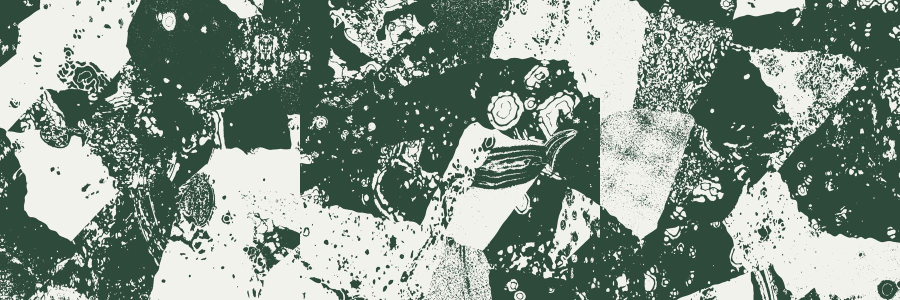
#> input picture creative-code/camo/sheet.jpg, 1800 x 600 px, given as the content of the folder /home/claude/merch/micro, which was not available (shown at 1/2 size)
$ python camo.py
#> lines starting #> are read from the running program, lines starting #| are printed output that depends on the picture; after the words box and inside, x2 and y2 are one past the last pixel; in counts of white or black regions, pixels touching at a corner belong together
import numpy as np, cv2, glob, random
from PIL import Image
M='/home/claude/merch/micro/'
fs=[f for f in glob.glob(M+'*.jpg')]
def lines(f, s):
#> called with f = '_only/sheet.jpg', s = 0.923
    g=cv2.imread(f,0).astype(np.float32)
#> g: shape (600, 1800) float32; min 11, max 255, mean 141.5
    g=cv2.resize(g,None,fx=s,fy=s,interpolation=cv2.INTER_AREA)
#> g: shape (554, 1662) float32
    bg=cv2.GaussianBlur(g,(0,0),25)
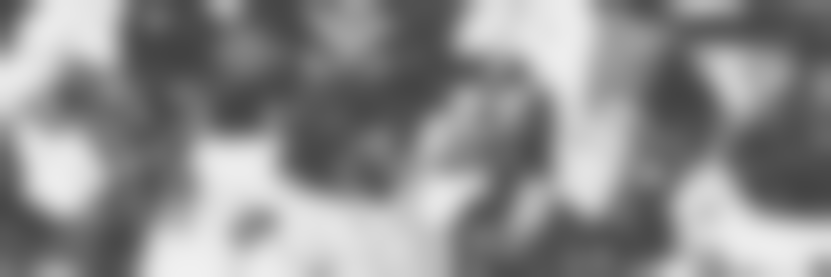
#> bg: shape (554, 1662) float32 (shown at 1/2 size); min 66.03, max 240.6, mean 141.5
    d=np.abs(g-bg)
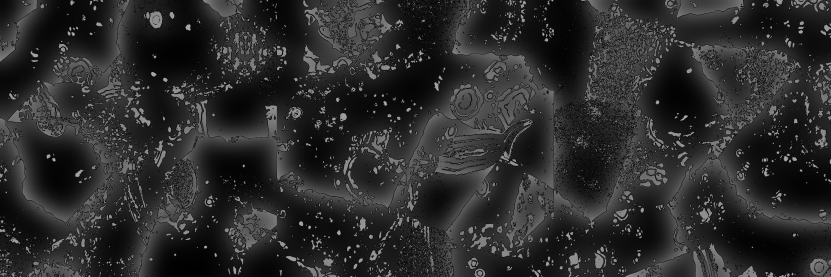
#> d: shape (554, 1662) float32 (shown at 1/2 size); min 0.00016, max 191.5, mean 44.8
    d=cv2.GaussianBlur(d,(0,0),1.2)
    t=np.percentile(d,84)
#> t = 72.28
    return (d>t)
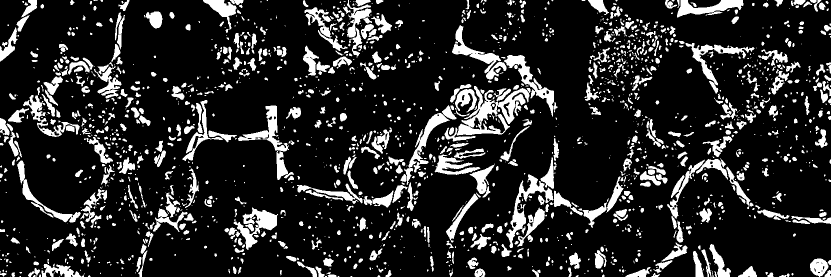
#> returned value: shape (554, 1662) bool (shown at 1/2 size); 16% white; 1874 white regions (1009 under 20 px), largest, box (x1, y1, x2, y2) and area: (889, 172, 1059, 283) 5559, (1012, 349, 1107, 496) 2918, (467, 415, 556, 500) 2754
def make(W,H,seed,green=(46,74,58),white=(242,242,236)):
    rnd=random.Random(seed)
    out=np.zeros((H,W),bool)
    # big hand-cut shards: random polygons, each filled with a rotated micrograph texture
    n=26
    pts=np.array([[rnd.uniform(-.1,1.1)*W,rnd.uniform(-.1,1.1)*H] for _ in range(n)])
    yy,xx=np.mgrid[0:H,0:W]
    dist=np.stack([(xx-p[0])**2+(yy-p[1])**2 for p in pts]); lab=dist.argmin(0)
    # rough the borders
    noise=cv2.GaussianBlur(np.random.RandomState(seed).randn(H//8,W//8).astype(np.float32),(0,0),2)
    noise=cv2.resize(noise,(W,H))*40
    lab=np.stack([(xx+noise-p[0])**2+(yy-noise-p[1])**2 for p in pts]).argmin(0)
    for i in range(n):
        f=rnd.choice(fs); L=lines(f,rnd.uniform(.5,1.0)).astype(np.uint8)*255
        ang=rnd.uniform(0,360); h,w=L.shape
#> after `h, w = L.shape`: h = 554; w = 1662
        R=cv2.getRotationMatrix2D((w/2,h/2),ang,1)
        L=cv2.warpAffine(L,R,(w,h),borderMode=cv2.BORDER_REFLECT)
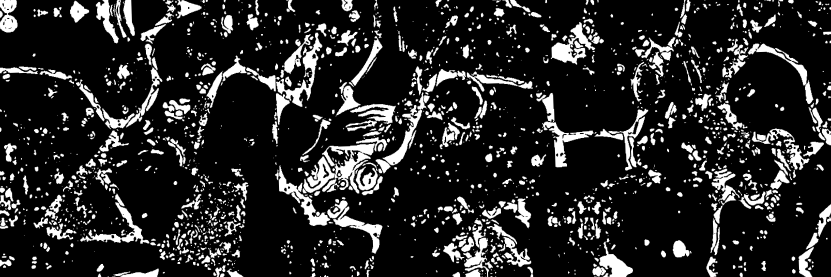
#> L: shape (554, 1662) (shown at 1/2 size); min 0, max 255, mean 40.7
        L=cv2.resize(L,(W,H)) if (h<H or w<W) else L[:H,:W]
#> L: shape (1800, 1800)
        m=L>127
#> m: shape (1800, 1800) bool; 15.8% white; 1776 white regions (420 under 20 px), largest, box (x1, y1, x2, y2) and area: (657, 892, 839, 1257) 19539, (598, 213, 698, 694) 10055, (1193, 143, 1289, 419) 9499
        if rnd.random()<.35: m=~m
        out[lab==i]=m[lab==i]
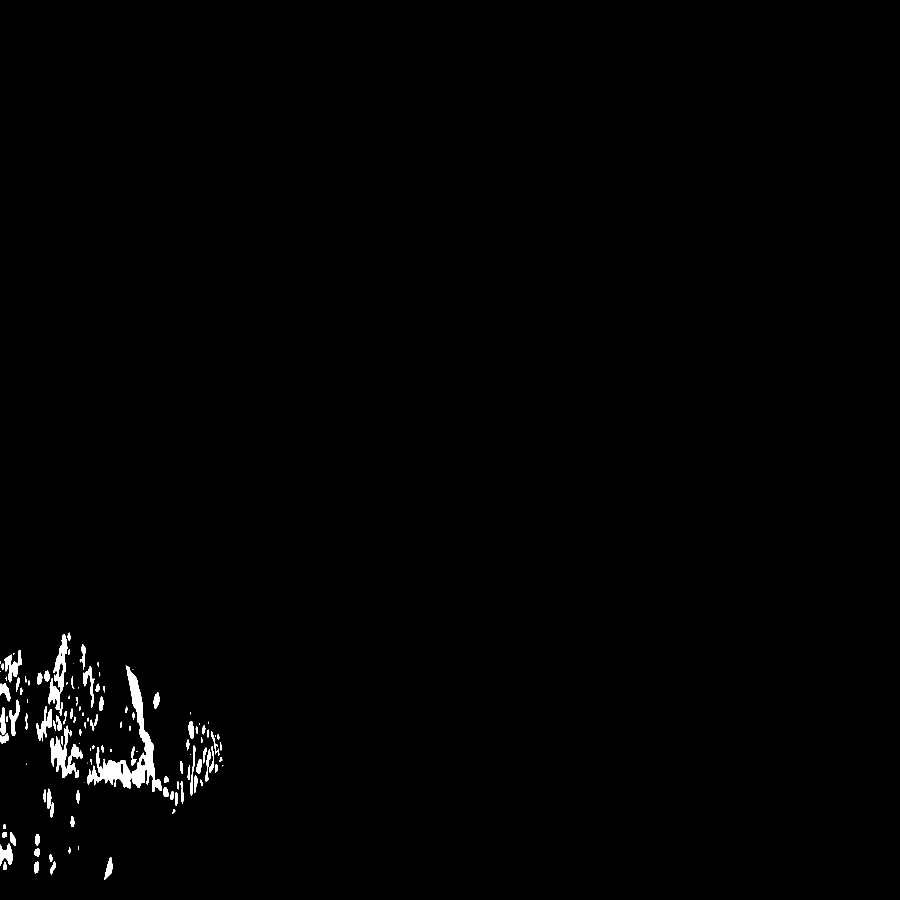
#> out: shape (1800, 1800) bool (shown at 1/2 size); 0.8% white; 125 white regions (30 under 20 px), largest, box (x1, y1, x2, y2) and area: (174, 1330, 323, 1583) 7693, (100, 1451, 166, 1556) 2534, (97, 1268, 135, 1420) 2162
    img=np.zeros((H,W,3),np.uint8); img[:]=green; img[out]=white
#> after `img = np.zeros((H, W, 3), np.uint8)`: img: shape (1800, 1800, 3); every value is 0
#> after `img[:] = green`:
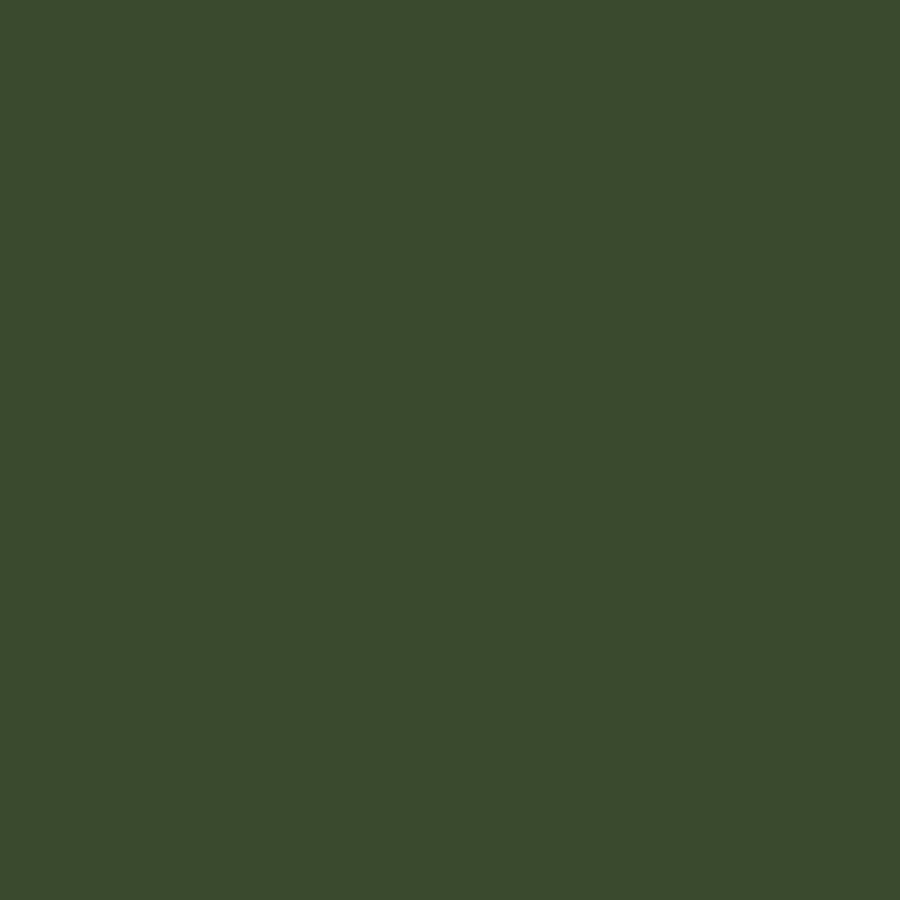
#> img: shape (1800, 1800, 3) (shown at 1/2 size); mean B, G, R 46, 74, 58
#> after `img[out] = white`:
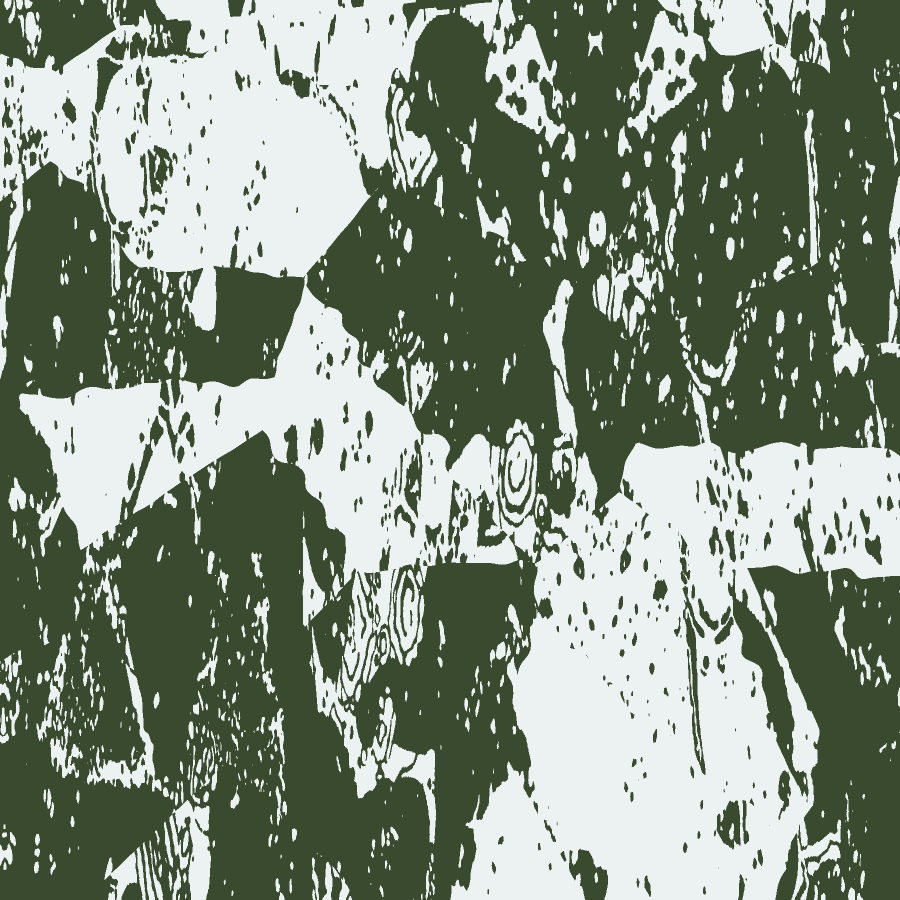
#> img: shape (1800, 1800, 3) (shown at 1/2 size); mean B, G, R 126.5, 143, 131.1
    return Image.fromarray(img)
if __name__=='__main__':
    for s in (1,2,3):
#> (the run stopped early here; a loop or call above may not have finished)
